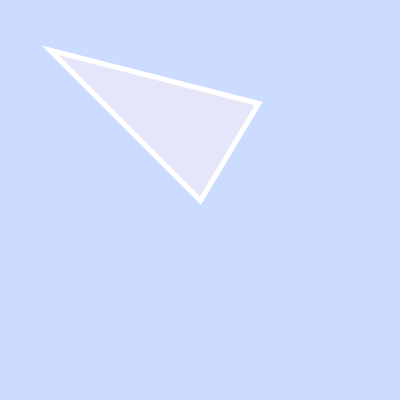
Frame 1 (no input)
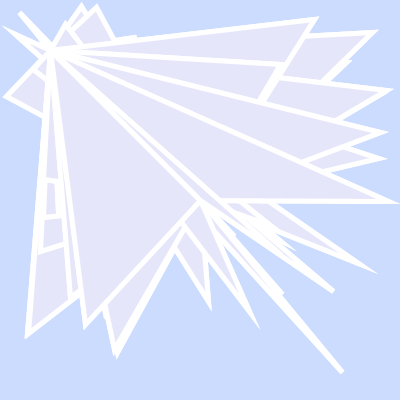
Frame 60 (the mouse pressed at the canvas centre just before this capture)
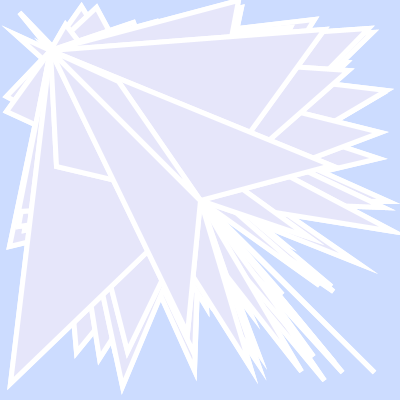
Frame 120 (the mouse held since frame 60 and released just before this capture)

The Processing sketch that drew these frames (run headless with seeded random() and noise(); from frame 60 on, the mouse is pressed at the canvas centre):

// Processing sketch: processing_133620
// ── processing_133620.pde

void setup(){
  size(400,400);
  noStroke();
  smooth();
  background(204,220,255);
}
 
void draw(){
  float x=random(400);
  float y=random(400);
  stroke(255);
  strokeWeight(5);
  for(int i=0;i<100;i+=50)
  {
  triangle(x,y,200,200,50,50);
  fill(230,230,250);
  }
}
